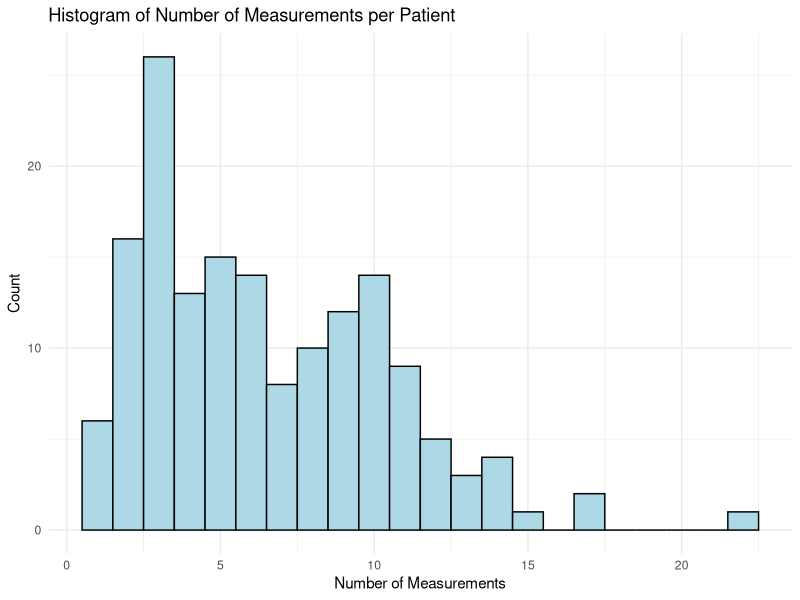
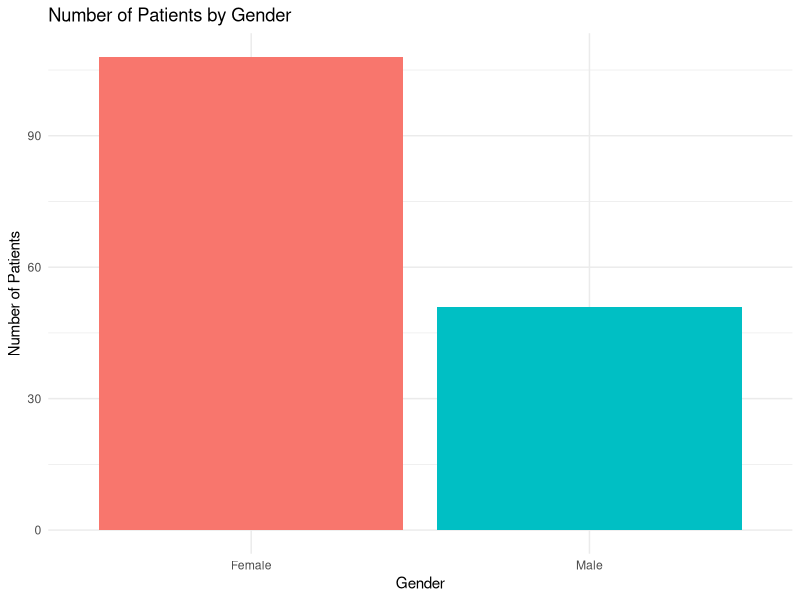
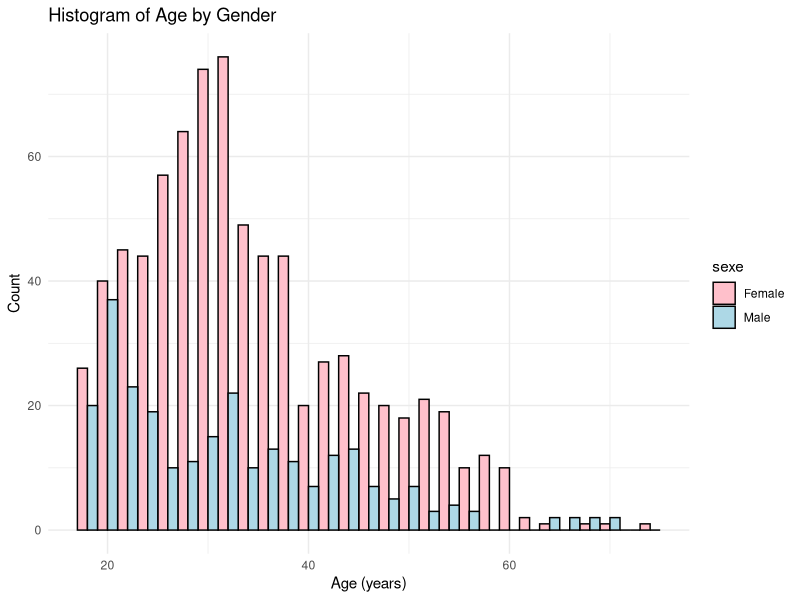
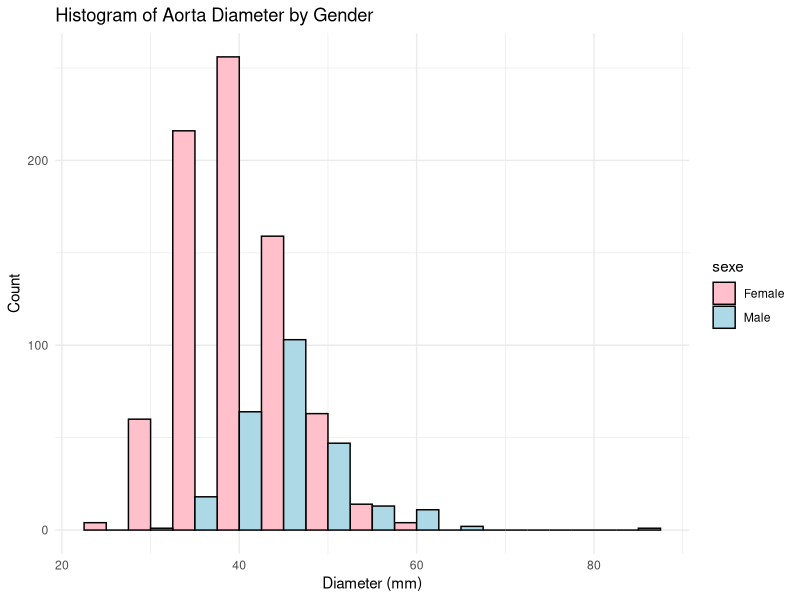
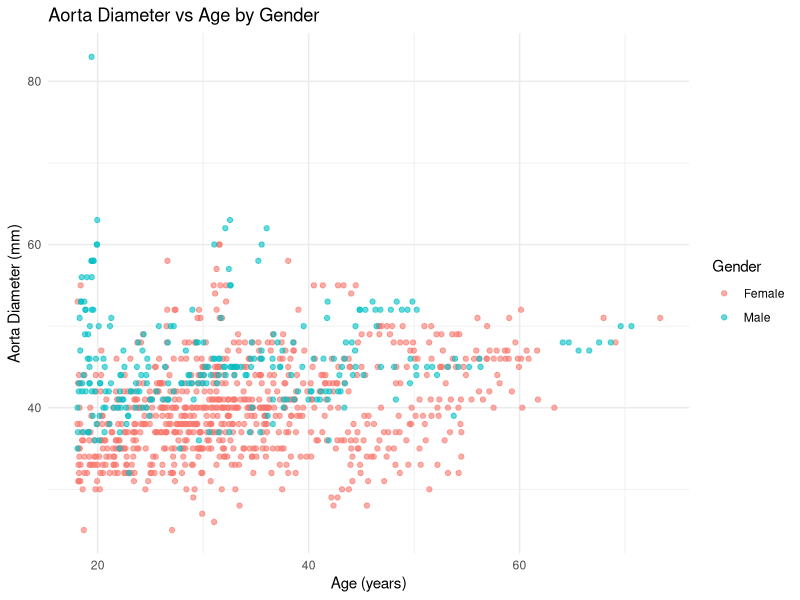
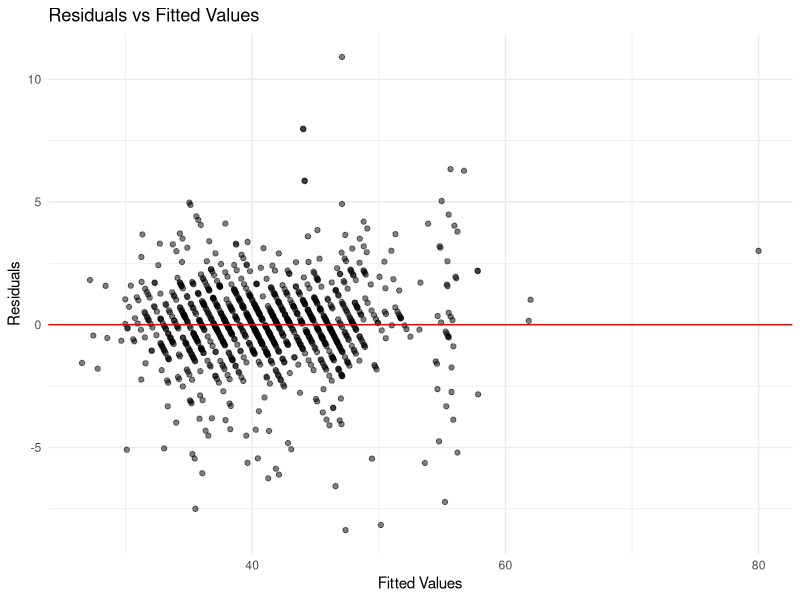
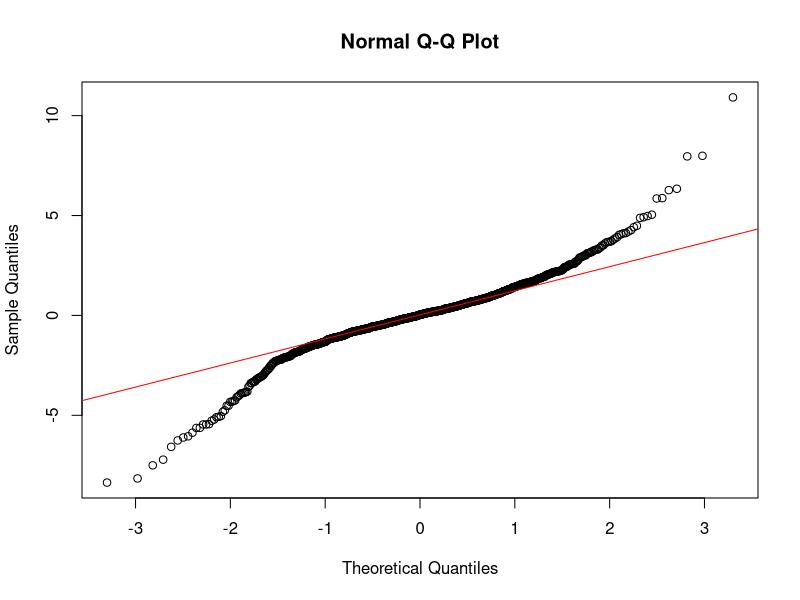
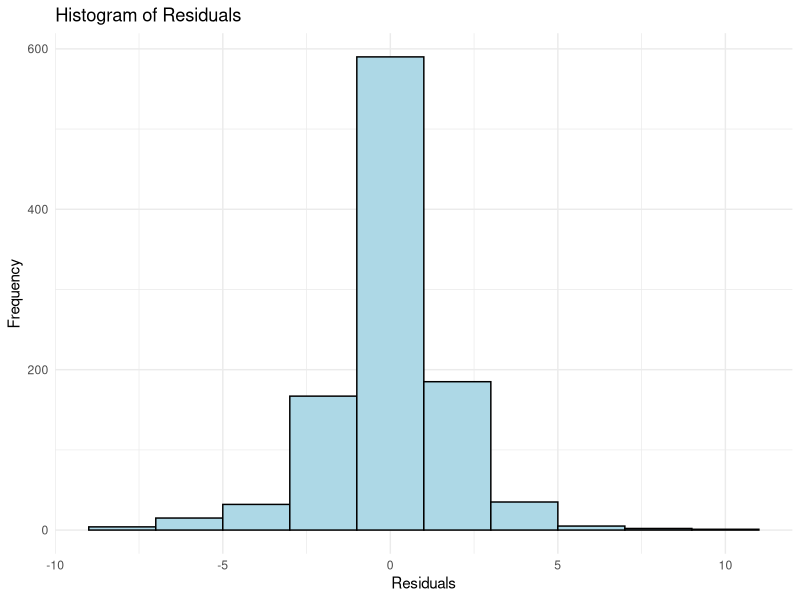

Reproduce these figures in R, in order.
## ---- chunk 1
knitr::opts_chunk$set(echo = TRUE)
## ---- chunk 2
# Load necessary packages
library(ggplot2)
library(lme4)
library(merTools)
library(dplyr)
## ---- chunk 3
marfan <- read.csv("marfan.csv")
## ---- chunk 4
marfan$sexe <- factor(marfan$sexe, levels = c(0, 1), labels = c("Female", "Male"))
head(marfan)
cat("The dataset contains", nrow(marfan), "observations of", ncol(marfan), "variables.\n")
str(marfan)
## ---- chunk 5
numeric_vars <- dplyr::select(marfan, age, diameter)
summary(numeric_vars)

descriptive_stats <- marfan %>%
  summarise(
    `Number of Patients` = n_distinct(patnr),
    `Total Measurements` = n(),
    `Age (Mean)` = mean(age),
    `Age (SD)` = sd(age),
    `Age (Min)` = min(age),
    `Age (Max)` = max(age),
    `Diameter (Mean)` = mean(diameter),
    `Diameter (SD)` = sd(diameter),
    `Diameter (Min)` = min(diameter),
    `Diameter (Max)` = max(diameter)
  )

descriptive_stats
## ---- chunk 6
# Descriptive statistics by gender
descriptive_by_gender <- marfan %>%
  group_by(sexe) %>%
  summarise(
    `Number of Patients` = n_distinct(patnr),
    `Total Measurements` = n(),
    `Age (Mean)` = mean(age),
    `Age (SD)` = sd(age),
    `Age (Min)` = min(age),
    `Age (Max)` = max(age),
    `Diameter (Mean)` = mean(diameter),
    `Diameter (SD)` = sd(diameter),
    `Diameter (Min)` = min(diameter),
    `Diameter (Max)` = max(diameter)
  )

descriptive_by_gender
## ---- chunk 7
# Number of measurements per patient
measurements_per_patient <- marfan %>%
  group_by(patnr) %>%
  summarise(`Number of Measurements` = n())

# Summary of measurements per patient
measurements_summary <- measurements_per_patient %>%
  summarise(
    `Patients` = n(),
    `Measurements (Mean)` = mean(`Number of Measurements`),
    `Measurements (SD)` = sd(`Number of Measurements`),
    `Measurements (Min)` = min(`Number of Measurements`),
    `Measurements (Max)` = max(`Number of Measurements`)
  )

measurements_summary

ggplot(measurements_per_patient, aes(x = `Number of Measurements`)) +
  geom_histogram(binwidth = 1, fill = "lightblue", color = "black") +
  labs(title = "Histogram of Number of Measurements per Patient",
       x = "Number of Measurements", y = "Count") +
  theme_minimal()

gender_distribution <- marfan %>%
  group_by(patnr) %>%
  summarise(sexe = first(sexe)) %>%
  count(sexe)

gender_distribution

ggplot(gender_distribution, aes(x = sexe, y = n, fill = sexe)) +
  geom_bar(stat = "identity") +
  labs(title = "Number of Patients by Gender",
       x = "Gender", y = "Number of Patients") +
  theme_minimal() +
  guides(fill = FALSE)

# Histograms of age and diameter by gender
ggplot(marfan, aes(x = age, fill = sexe)) +
  geom_histogram(binwidth = 2, position = "dodge", color = "black") +
  labs(title = "Histogram of Age by Gender", x = "Age (years)", y = "Count") +
  theme_minimal() +
  scale_fill_manual(values = c("Female" = "pink", "Male" = "lightblue"))

ggplot(marfan, aes(x = diameter, fill = sexe)) +
  geom_histogram(binwidth = 5, position = "dodge", color = "black") +
  labs(title = "Histogram of Aorta Diameter by Gender", x = "Diameter (mm)", y = "Count") +
  theme_minimal() +
  scale_fill_manual(values = c("Female" = "pink", "Male" = "lightblue"))

# Scatter plot of diameter vs age colored by gender
ggplot(marfan, aes(x = age, y = diameter, color = sexe)) +
  geom_point(alpha = 0.6) +
  labs(title = "Aorta Diameter vs Age by Gender",
       x = "Age (years)", y = "Aorta Diameter (mm)", color = "Gender") +
  theme_minimal()

# Correlation between age and diameter
correlation <- cor(marfan$age, marfan$diameter)
cat("Correlation between age and diameter:", round(correlation, 3), "\n")
## ---- chunk 8
# Fit a linear mixed-effects model with random intercepts
model1 <- lmer(diameter ~ age + sexe + (1 | patnr), data = marfan, REML = FALSE)
summary(model1)
## ---- chunk 9
residuals <- residuals(model1)
fitted <- fitted(model1)

# Just plotting the residuals vs fitted values
ggplot(data.frame(fitted = fitted, residuals = residuals), aes(x = fitted, y = residuals)) +
  geom_point(alpha = 0.5) +
  geom_hline(yintercept = 0, color = "red") +
  labs(title = "Residuals vs Fitted Values",
       x = "Fitted Values", y = "Residuals") +
  theme_minimal()

# Q-Q plot of residuals
qqnorm(residuals)
qqline(residuals, col = "red")

# Histogram of residuals
ggplot(data.frame(residuals = residuals), aes(x = residuals)) +
  geom_histogram(binwidth = 2, fill = "lightblue", color = "black") +
  labs(title = "Histogram of Residuals", x = "Residuals", y = "Frequency") +
  theme_minimal()

## ---- chunk 10
# new data frame with ages from 20 to 50
newdata <- expand.grid(age = seq(20, 50, by = 1),
                       sexe = factor(c("Female", "Male"), levels = levels(marfan$sexe)))

# Include a dummy 'patnr' for new patients, had some error without this one.
# This is a lazy fix, have to look at this later.
newdata$patnr <- 9999

# Predict diameter for new patients using fixed effects only
newdata$pred_diameter <- predict(model1, newdata, re.form = NA)

# CI:s manually, had an error using predictInterval() -> not finding some parameters
# Didn't want to waste time so just opted for manual approach

# the model matrix for new data
X_new <- model.matrix(~ age + sexe, data = newdata)
fixed_effects <- fixef(model1)
vcov_matrix <- vcov(model1)

# SE
newdata$se_fit <- sqrt(diag(X_new %*% vcov_matrix %*% t(X_new)))

# CI
newdata$pred_lower <- newdata$pred_diameter - 1.96 * newdata$se_fit
newdata$pred_upper <- newdata$pred_diameter + 1.96 * newdata$se_fit

ggplot(newdata, aes(x = age, y = pred_diameter, color = sexe, fill = sexe)) +
  geom_line(size = 1) +
  geom_ribbon(aes(ymin = pred_lower, ymax = pred_upper), alpha = 0.2, color = NA) +
  labs(title = "Expected Aorta Diameter for New Patients",
       x = "Age (years)", y = "Aorta Diameter (mm)",
       color = "Gender", fill = "Gender") +
  theme_minimal()
## ---- chunk 11
# For each patient, get the last measurement
last_measurements <- marfan %>%
  group_by(patnr) %>%
  filter(age == max(age)) %>%
  ungroup()

# Creating new data with age one year later
last_measurements$age_plus_one <- last_measurements$age + 1

# Preparing data for prediction
predict_data <- last_measurements %>%
  dplyr::select(patnr, sexe, age_plus_one) %>%
  dplyr::rename(age = age_plus_one)

# Predict including random effects (conditional predictions)
predictions_current <- predictInterval(model1, predict_data, level = 0.95,
                                       n.sims = 1000, stat = "mean",
                                       which = "full",
                                       include.resid.var = TRUE)


predict_data$pred_diameter <- predictions_current$fit
predict_data$pred_lower <- predictions_current$lwr
predict_data$pred_upper <- predictions_current$upr

plot_data <- last_measurements %>%
  dplyr::select(patnr, age, sexe, diameter) %>%
  dplyr::rename(original_age = age, original_diameter = diameter) %>%
  dplyr::left_join(predict_data %>% dplyr::select(patnr, sexe, age, pred_diameter, pred_lower, pred_upper), by = "patnr")

# The data had two sexe columns (.x and .y) Just wanted this to work so -> clean up plot_data to retain only one `sexe` column. Should look into this one as well.
plot_data <- plot_data %>%
  dplyr::mutate(sexe = coalesce(sexe.x, sexe.y)) %>%
  dplyr::select(-sexe.x, -sexe.y)


# Here we plot the original data and the prediction of "one year later" and connecting them with line. I think it's cool but a bit messy. Oh well ¯\_(ツ)_/¯
ggplot(plot_data) +
  # Lines connecting original and predicted points
  geom_segment(aes(x = original_age, y = original_diameter, 
                   xend = age, yend = pred_diameter, color = sexe, group = patnr),
               size = 0.5) +
  # Original data points
  geom_point(aes(x = original_age, y = original_diameter, color = sexe), shape = 16, size = 2) +
  # Predicted data points one year later
  geom_point(aes(x = age, y = pred_diameter, color = sexe), shape = 17, size = 2) +
  # Error bars for predicted data points
  geom_errorbar(aes(x = age, ymin = pred_lower, ymax = pred_upper, color = sexe), width = 0.2) +
  labs(title = "Original and Predicted Aorta Diameter One Year Later for Each Patient",
       x = "Age (years)", y = "Aorta Diameter (mm)", color = "Gender") +
  theme_minimal()
